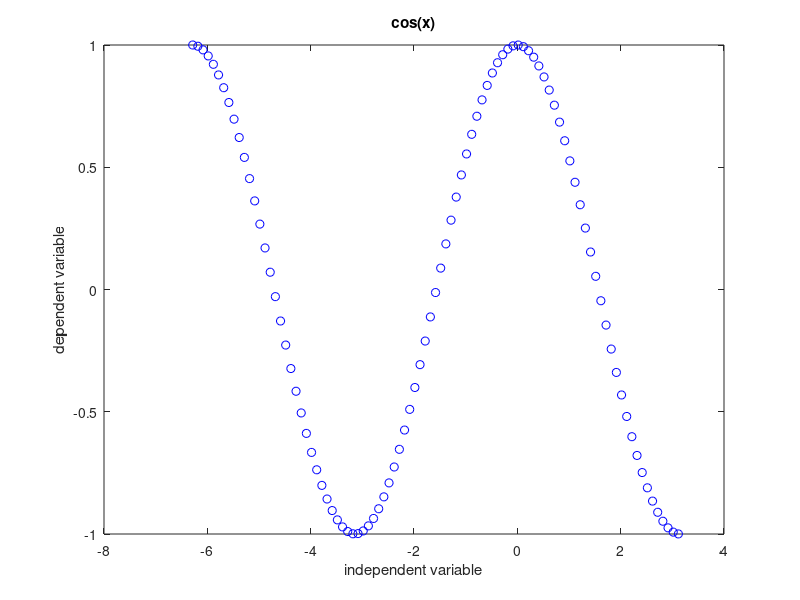

Recreate this plot in MATLAB.
x = -2*pi:0.1:pi;
y = cos(x);

plot(x,y,'bo')
xlabel('independent variable')
ylabel('dependent variable')
title('cos(x)')
